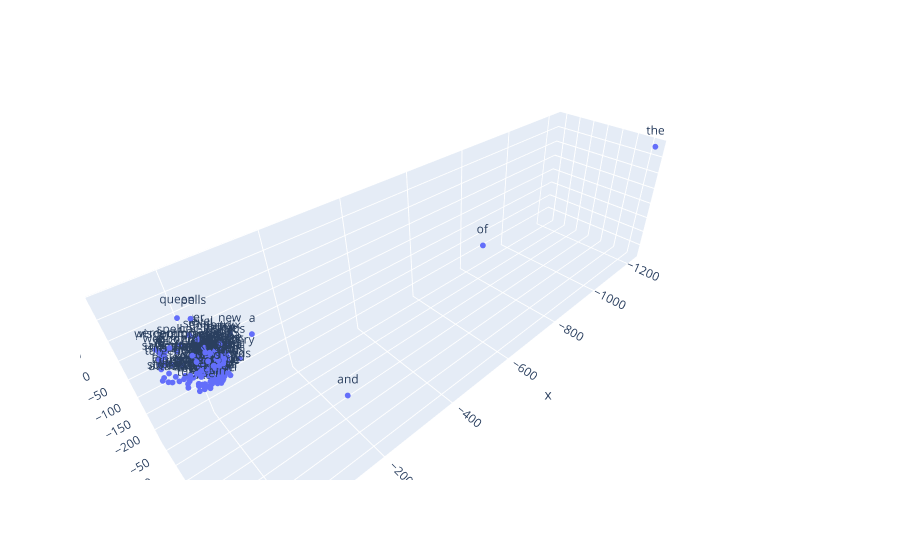

Write notebook code for a chart like this one.
### Code cell
vecs, labels = reduce_dimensions(w2v_model,3)

fig = px.scatter_3d(x=vecs[START_INDEX:START_INDEX + MAX_WORDS,0], y=vecs[START_INDEX:START_INDEX + MAX_WORDS,1], z=vecs[START_INDEX:START_INDEX + MAX_WORDS,2],text=labels[START_INDEX:START_INDEX + MAX_WORDS])
fig.update_traces(marker_size = 2)

### Figure 1 — Plotly figure (JSON) as saved in the notebook; plotly's stock layout.template omitted (floating-point values rounded to 4 significant figures; data arrays with more than 128 entries replaced by an {"elided": "..."} marker saying what was removed)
{"data": [{"hovertemplate": "x=%{x}<br>y=%{y}<br>z=%{z}<br>text=%{text}<extra></extra>", "legendgroup": "", "marker": {"color": "#636efa", "size": 2, "symbol": "circle"}, "mode": "markers+text", "name": "", "scene": "scene", "showlegend": false, "text": {"elided": "200 str values"}, "type": "scatter3d", "x": {"elided": "200 float values"}, "y": {"elided": "200 float values"}, "z": {"elided": "200 float values"}}], "layout": {"legend": {"tracegroupgap": 0}, "margin": {"t": 60}, "scene": {"domain": {"x": [0, 1], "y": [0, 1]}, "xaxis": {"title": {"text": "x"}}, "yaxis": {"title": {"text": "y"}}, "zaxis": {"title": {"text": "z"}}}}}
